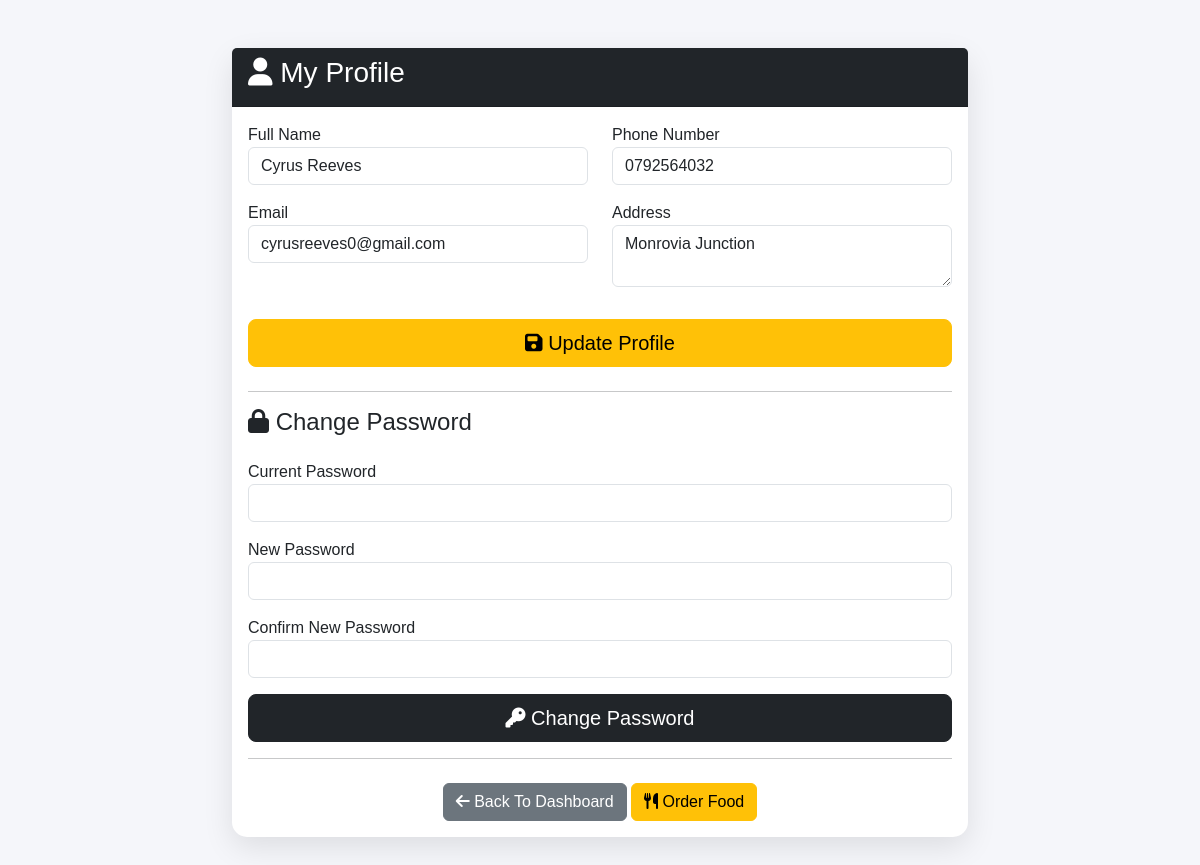
/customer/profile.php (signed in), run on the app's committed database.
### tables this page shows
CREATE TABLE `users` (
  `id` int(11) NOT NULL,
  `fullname` varchar(100) NOT NULL,
  `phone` varchar(20) DEFAULT NULL,
  `email` varchar(100) NOT NULL,
  `address` text DEFAULT NULL,
  `password` varchar(255) NOT NULL,
  `created_at` timestamp NOT NULL DEFAULT current_timestamp()
);

### customer/profile.php (the view, shortened to what this page needs)
<?php
include("../config/db.php");
$user_id = $_SESSION['user_id'];
$user=mysqli_fetch_assoc(mysqli_query($conn,"
SELECT *
FROM users
WHERE id='$user_id'
"));
?>
<!DOCTYPE html>
<html>
<head>
<link href="https://cdn.jsdelivr.net/npm/bootstrap@5.3.3/dist/css/bootstrap.min.css" rel="stylesheet">
<link rel="stylesheet" href="../assets/css/style.css">
<link rel="stylesheet" href="https://cdnjs.cloudflare.com/ajax/libs/font-awesome/6.5.2/css/all.min.css">
</head>
<body>
<div class="container mt-5 mb-5">
<div class="row justify-content-center">
<div class="col-lg-8">
<div class="card">
<div class="card-header bg-dark text-white">
<h3>
<i class="fas fa-user"></i>
My Profile
</h3>
</div>
<div class="card-body">
<form method="POST">
<div class="row">
<div class="col-md-6 mb-3">
<label>Full Name</label>
<input
type="text"
name="fullname"
class="form-control"
value="<?php echo $user['fullname']; ?>"
required>
</div>
<div class="col-md-6 mb-3">
<label>Phone Number</label>
<input
type="text"
name="phone"
class="form-control"
value="<?php echo $user['phone']; ?>"
required>
</div>
<div class="col-md-6 mb-3">
<label>Email</label>
<input
type="email"
name="email"
class="form-control"
value="<?php echo $user['email']; ?>"
required>
</div>
<div class="col-md-6 mb-3">
<label>Address</label>
<textarea
name="address"
class="form-control"
rows="2"
required><?php echo $user['address']; ?></textarea>
</div>
</div>
<div class="d-grid mt-3 mb-4">
<button
type="submit"
name="update_profile"
class="btn btn-warning btn-lg">
<i class="fas fa-save"></i>
Update Profile
</button>
</div>
</form>
<hr>
<h4 class="mb-4">
<i class="fas fa-lock"></i>
Change Password
</h4>
<form method="POST">
<div class="mb-3">
<label>
Current Password
</label>
<input
type="password"
name="current_password"
class="form-control"
required>
</div>
<div class="mb-3">
<label>
New Password
</label>
<input
type="password"
name="new_password"
class="form-control"
required>
</div>
<div class="mb-3">
<label>
Confirm New Password
</label>
<input
type="password"
name="confirm_password"
class="form-control"
required>
</div>
<div class="d-grid">
<button
type="submit"
name="change_password"
class="btn btn-dark btn-lg">
<i class="fas fa-key"></i>
Change Password
</button>
</div>
</form>
<hr>
<div class="text-center mt-4">
<a
href="dashboard.php"
class="btn btn-secondary">
<i class="fas fa-arrow-left"></i>
Back To Dashboard
</a>
<a
href="../menu.php"
class="btn btn-warning">
<i class="fas fa-utensils"></i>
Order Food
</a>
</div>
</div>
</div>
</div>
</div>
</body>
</html>

### assets/css/style.css (style rules this page uses)
body { font-family:Arial,Helvetica,sans-serif; background:#f8f9fa; }

### customer/profile.php (style rules this page uses)
body { background:#f5f6fa; }
.card { border:none; border-radius:15px; box-shadow:0 10px 30px rgba(0,0,0,.1); }

### data on the page
users: fullname "Cyrus Reeves", phone "0792564032", email "cyrusreeves0@gmail.com", address "Monrovia Junction"
